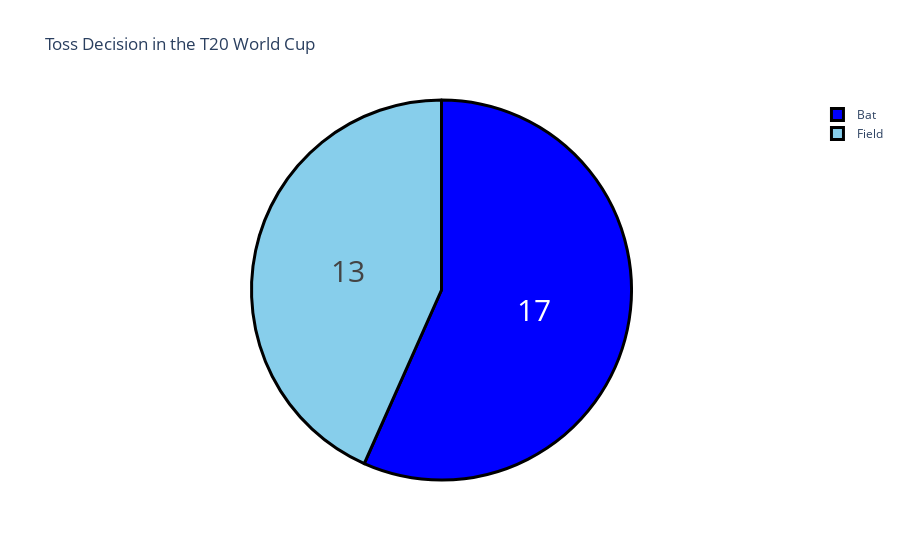

The code cell stored with this chart in its notebook:
### Code cell
#Now, let’s have a look at the toss decisions by teams in the world cup:
won_by = data["toss decision"].value_counts()
label = won_by.index
counts = won_by.values
colors = ['blue','skyblue']

fig = go.Figure(data=[go.Pie(labels=label, values=counts)])
fig.update_layout(title_text='Toss Decision in the T20 World Cup')
fig.update_traces(hoverinfo='label+percent', textinfo='value', textfont_size=30,
                  marker=dict(colors=colors, line=dict(color='black', width=3)))
fig.show()

### Figure 1 — Plotly figure (JSON) as saved in the notebook; plotly's stock layout.template omitted (floating-point values rounded to 4 significant figures)
{"data": [{"hoverinfo": "label+percent", "labels": ["Bat", "Field"], "marker": {"colors": ["blue", "skyblue"], "line": {"color": "black", "width": 3}}, "textfont": {"size": 30}, "textinfo": "value", "type": "pie", "values": [17, 13]}], "layout": {"autosize": true, "title": {"text": "Toss Decision in the T20 World Cup"}}}
